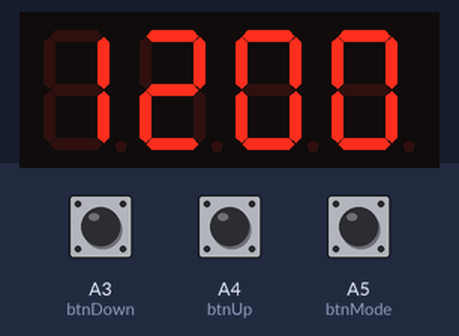
Simulated run of this sketch. Board: Arduino Nano, built with avr-gcc and run on an emulated ATmega328P. On the bench: 4-digit seven-segment display. Wiring (inferred from the names in the program): 4-digit 7-segment display, segments lit when LOW: segments pin 6, pin 7, pin 8, pin 9, pin 10, pin 11, pin 12; digit selects pin 2, pin 3, pin 4, pin 5. Inputs (shaded band) come from the test bench; at power-on: A5 (btnMode) HIGH, A3 (btnDown) HIGH, A4 (btnUp) HIGH. The segment pins are drawn as the display they are named for.

Above: at 1.2 s.
1.3 s: A5 (btnMode) pulled LOW for 0.15 s
At 2.32 s:
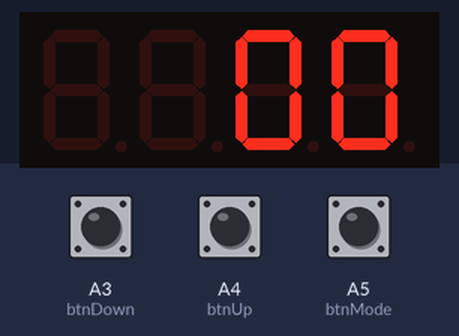
2.9 s: A3 (btnDown) pulled LOW for 0.15 s
At 3.06 s:
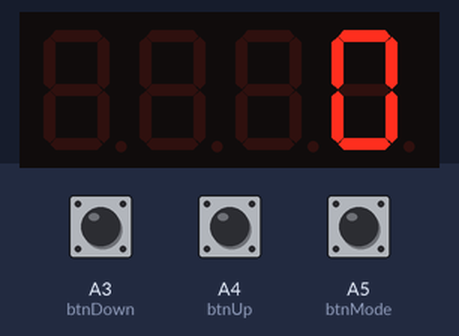
3.6 s: A3 (btnDown) pulled LOW for 1 s
At 4.2 s:
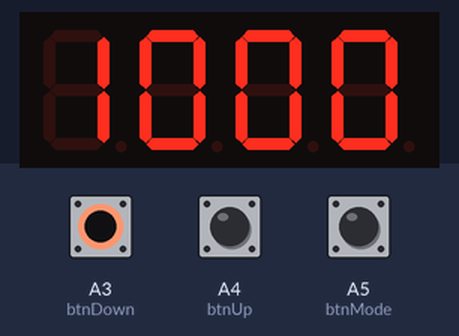
6.1 s: A5 (btnMode) pulled LOW for 1 s
At 6.63 s:
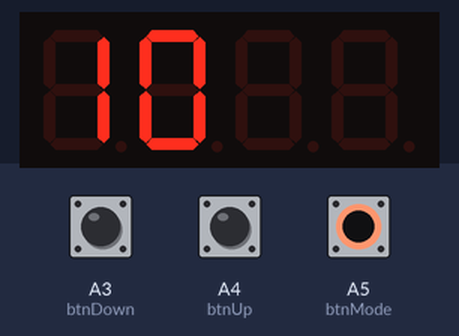
8.6 s: A4 (btnUp) pulled LOW for 0.15 s
At 9.12 s:
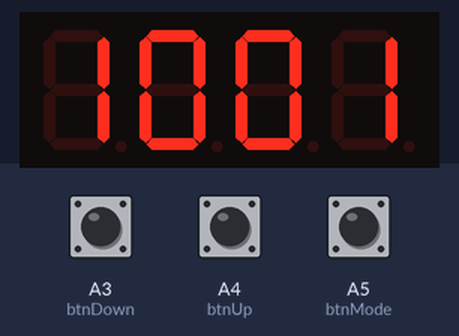
9.3 s: A4 (btnUp) pulled LOW for 1 s
At 10.4 s:
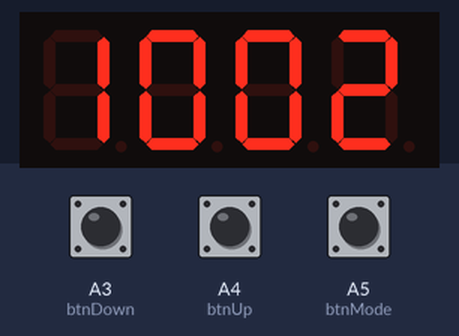
Timing chart, 0 to 12.3 s (numbered marks = the images above; inputs shaded):
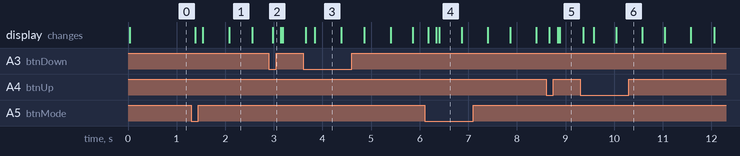

Measured:
- after the input at 1.3 s, the display: first changes after 0.08 s (image 1 shows a later state)
- after the input at 2.9 s, the display: changes after 0.08 s (image 2)
- after the input at 3.6 s, the display: first changes after 0.06 s (image 3 shows a later state)
- after the input at 6.1 s, the display: first changes after 0.08 s (image 4 shows a later state)
- after the input at 8.6 s, the display: first changes after 0.06 s (image 5 shows a later state)
- after the input at 9.3 s, the display: first changes after 0.06 s (image 6 shows a later state)
- what the display in image 1 shows lasts 0.5 s, from 2.1 s to 2.6 s

The sketch:

digital_clock.ino
```cpp
// ======================================================
//      4 DIGIT CLOCK (HH:MM)
//      Arduino Nano + 3 Buttons
//      Common Anode Display
//
// MODE button:
//   Normal -> Edit Hours -> Edit Minutes -> Normal
//
// UP button:
//   Increase selected value
//
// DOWN button:
//   Decrease selected value
//
// Clock pauses while editing
// ======================================================


// ---------------- DIGIT PINS ----------------
int d1 = 2;
int d2 = 3;
int d3 = 4;
int d4 = 5;

// ---------------- SEGMENT PINS ----------------
int a = 6;
int b = 7;
int c = 8;
int d = 9;
int e = 10;
int f = 11;
int g = 12;

// ---------------- COLON ----------------
int colonPin = 13;

// ---------------- BUTTONS ----------------
int btnMode = A5;
int btnUp   = A4;
int btnDown = A3;

// ---------------- TIME ----------------
int hours = 12;
int minutes = 0;

unsigned long prevTime = 0;
unsigned long prevBlink = 0;

bool colonState = false;

// ---------------- MODES ----------------
// 0 = Normal
// 1 = Edit Hours
// 2 = Edit Minutes
int mode = 0;

// ---------------- BUTTON STATES ----------------
bool lastModeState = HIGH;
bool lastUpState = HIGH;
bool lastDownState = HIGH;


// ======================================================
// SETUP
// ======================================================

void setup() {

  // Digit pins
  pinMode(d1, OUTPUT);
  pinMode(d2, OUTPUT);
  pinMode(d3, OUTPUT);
  pinMode(d4, OUTPUT);

  // Segment pins
  pinMode(a, OUTPUT);
  pinMode(b, OUTPUT);
  pinMode(c, OUTPUT);
  pinMode(d, OUTPUT);
  pinMode(e, OUTPUT);
  pinMode(f, OUTPUT);
  pinMode(g, OUTPUT);

  // Colon
  pinMode(colonPin, OUTPUT);

  // Buttons
  pinMode(btnMode, INPUT_PULLUP);
  pinMode(btnUp, INPUT_PULLUP);
  pinMode(btnDown, INPUT_PULLUP);

  Serial.begin(9600);
}


// ======================================================
// TURN ALL DIGITS OFF
// Common Anode:
// LOW = OFF
// ======================================================

void allDigitsOff() {

  digitalWrite(d1, LOW);
  digitalWrite(d2, LOW);
  digitalWrite(d3, LOW);
  digitalWrite(d4, LOW);
}


// ======================================================
// TURN ALL SEGMENTS OFF
// Common Anode:
// HIGH = OFF
// ======================================================

void allSegmentsOff() {

  digitalWrite(a, HIGH);
  digitalWrite(b, HIGH);
  digitalWrite(c, HIGH);
  digitalWrite(d, HIGH);
  digitalWrite(e, HIGH);
  digitalWrite(f, HIGH);
  digitalWrite(g, HIGH);
}


// ======================================================
// SHOW DIGIT
// Common Anode
// ======================================================

void showDigit(int num) {

  switch (num) {

    case 0:
      digitalWrite(a, LOW);
      digitalWrite(b, LOW);
      digitalWrite(c, LOW);
      digitalWrite(d, LOW);
      digitalWrite(e, LOW);
      digitalWrite(f, LOW);
      digitalWrite(g, HIGH);
      break;

    case 1:
      digitalWrite(a, HIGH);
      digitalWrite(b, LOW);
      digitalWrite(c, LOW);
      digitalWrite(d, HIGH);
      digitalWrite(e, HIGH);
      digitalWrite(f, HIGH);
      digitalWrite(g, HIGH);
      break;

    case 2:
      digitalWrite(a, LOW);
      digitalWrite(b, LOW);
      digitalWrite(c, HIGH);
      digitalWrite(d, LOW);
      digitalWrite(e, LOW);
      digitalWrite(f, HIGH);
      digitalWrite(g, LOW);
      break;

    case 3:
      digitalWrite(a, LOW);
      digitalWrite(b, LOW);
      digitalWrite(c, LOW);
      digitalWrite(d, LOW);
      digitalWrite(e, HIGH);
      digitalWrite(f, HIGH);
      digitalWrite(g, LOW);
      break;

    case 4:
      digitalWrite(a, HIGH);
      digitalWrite(b, LOW);
      digitalWrite(c, LOW);
      digitalWrite(d, HIGH);
      digitalWrite(e, HIGH);
      digitalWrite(f, LOW);
      digitalWrite(g, LOW);
      break;

    case 5:
      digitalWrite(a, LOW);
      digitalWrite(b, HIGH);
      digitalWrite(c, LOW);
      digitalWrite(d, LOW);
      digitalWrite(e, HIGH);
      digitalWrite(f, LOW);
      digitalWrite(g, LOW);
      break;

    case 6:
      digitalWrite(a, LOW);
      digitalWrite(b, HIGH);
      digitalWrite(c, LOW);
      digitalWrite(d, LOW);
      digitalWrite(e, LOW);
      digitalWrite(f, LOW);
      digitalWrite(g, LOW);
      break;

    case 7:
      digitalWrite(a, LOW);
      digitalWrite(b, LOW);
      digitalWrite(c, LOW);
      digitalWrite(d, HIGH);
      digitalWrite(e, HIGH);
      digitalWrite(f, HIGH);
      digitalWrite(g, HIGH);
      break;

    case 8:
      digitalWrite(a, LOW);
      digitalWrite(b, LOW);
      digitalWrite(c, LOW);
      digitalWrite(d, LOW);
      digitalWrite(e, LOW);
      digitalWrite(f, LOW);
      digitalWrite(g, LOW);
      break;

    case 9:
      digitalWrite(a, LOW);
      digitalWrite(b, LOW);
      digitalWrite(c, LOW);
      digitalWrite(d, LOW);
      digitalWrite(e, HIGH);
      digitalWrite(f, LOW);
      digitalWrite(g, LOW);
      break;
  }
}


// ======================================================
// DISPLAY TIME
// ======================================================

void displayTime() {

  int h1 = hours / 10;
  int h2 = hours % 10;

  int m1 = minutes / 10;
  int m2 = minutes % 10;


  // -------- Digit 1 --------
  allDigitsOff();
  allSegmentsOff();

  // Blink hours while editing
  if (!(mode == 1 && colonState == false)) {
    digitalWrite(d1, HIGH);
    showDigit(h1);
  }

  delay(2);


  // -------- Digit 2 --------
  allDigitsOff();
  allSegmentsOff();

  if (!(mode == 1 && colonState == false)) {
    digitalWrite(d2, HIGH);
    showDigit(h2);
  }

  delay(2);


  // -------- Colon --------
  digitalWrite(colonPin, colonState);


  // -------- Digit 3 --------
  allDigitsOff();
  allSegmentsOff();

  // Blink minutes while editing
  if (!(mode == 2 && colonState == false)) {
    digitalWrite(d3, HIGH);
    showDigit(m1);
  }

  delay(2);


  // -------- Digit 4 --------
  allDigitsOff();
  allSegmentsOff();

  if (!(mode == 2 && colonState == false)) {
    digitalWrite(d4, HIGH);
    showDigit(m2);
  }

  delay(2);
}


// ======================================================
// LOOP
// ======================================================

void loop() {

  // ---------------- BLINK TIMER ----------------
  if (millis() - prevBlink >= 500) {

    prevBlink = millis();
    colonState = !colonState;
  }


  // ==================================================
  // MODE BUTTON
  // ==================================================

  bool currentMode = digitalRead(btnMode);

  if (lastModeState == HIGH && currentMode == LOW) {

    mode++;

    if (mode > 2) {

      mode = 0;

      // Resume clean timing
      prevTime = millis();
    }

    delay(200);
  }

  lastModeState = currentMode;


  // ==================================================
  // UP BUTTON
  // ==================================================

  bool currentUp = digitalRead(btnUp);

  if (lastUpState == HIGH && currentUp == LOW) {

    // Edit Hours
    if (mode == 1) {

      hours++;

      if (hours >= 24) {
        hours = 0;
      }
    }

    // Edit Minutes
    else if (mode == 2) {

      minutes++;

      if (minutes >= 60) {
        minutes = 0;
      }
    }

    delay(200);
  }

  lastUpState = currentUp;


  // ==================================================
  // DOWN BUTTON
  // ==================================================

  bool currentDown = digitalRead(btnDown);

  if (lastDownState == HIGH && currentDown == LOW) {

    // Edit Hours
    if (mode == 1) {

      hours--;

      if (hours < 0) {
        hours = 23;
      }
    }

    // Edit Minutes
    else if (mode == 2) {

      minutes--;

      if (minutes < 0) {
        minutes = 59;
      }
    }

    delay(200);
  }

  lastDownState = currentDown;


  // ==================================================
  // CLOCK TIMER
  // Runs ONLY in normal mode
  // ==================================================

  if (mode == 0) {

    if (millis() - prevTime >= 60000) {

      prevTime = millis();

      minutes++;

      if (minutes >= 60) {

        minutes = 0;
        hours++;
      }

      if (hours >= 24) {

        hours = 0;
      }

      // Serial Debug
      Serial.print("Time: ");

      if (hours < 10) Serial.print("0");
      Serial.print(hours);

      Serial.print(":");

      if (minutes < 10) Serial.print("0");
      Serial.println(minutes);
    }
  }


  // ==================================================
  // DISPLAY REFRESH
  // ==================================================

  displayTime();
}
```
